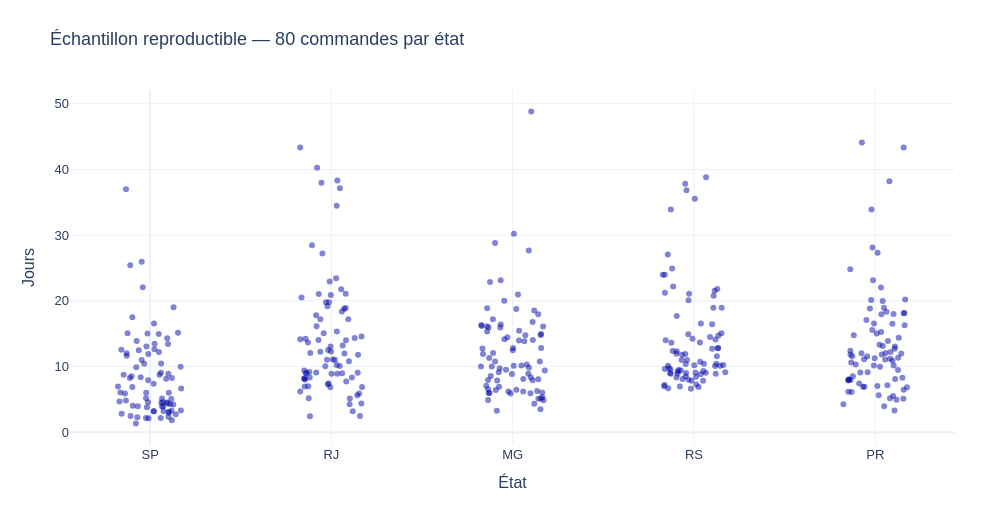

The notebook cell saved with this chart:
### Markdown cell above
### <b><div style='padding:15px;background-color:#d8dcd6;color:#030aa7;font-size:120%;text-align: left'>Plotly</div></b>

### Code cell
ID_GRAPHIQUE = '03_06'
BIBLIOTHEQUE = 'plotly'
fig=px.scatter(ech,x='x_jitter',y='delai_jours',hover_data=['state'],opacity=.5,labels={'delai_jours':'Jours'})
fig.update_xaxes(tickvals=list(range(len(etats))),ticktext=etats,title='État')
montrer_plotly(fig,'Échantillon reproductible — 80 commandes par état')

### Figure 1 — Plotly figure (JSON) as saved in the notebook; plotly's stock layout.template omitted (floating-point values rounded to 4 significant figures; data arrays with more than 128 entries replaced by an {"elided": "..."} marker saying what was removed)
{"data": [{"customdata": {"elided": "400x1 str values"}, "hovertemplate": "x_jitter=%{x}<br>Jours=%{y}<br>state=%{customdata[0]}<extra></extra>", "legendgroup": "", "marker": {"color": "#030aa7", "opacity": 0.5, "symbol": "circle"}, "mode": "markers", "name": "", "orientation": "v", "showlegend": false, "type": "scatter", "x": {"elided": "400 float values"}, "xaxis": "x", "y": {"elided": "400 float values"}, "yaxis": "y"}], "layout": {"font": {"family": "Arial", "size": 13}, "height": 520, "legend": {"tracegroupgap": 0}, "margin": {"b": 75, "l": 70, "r": 45, "t": 90}, "title": {"text": "Échantillon reproductible — 80 commandes par état"}, "width": 1000, "xaxis": {"anchor": "y", "domain": [0, 1], "ticktext": ["SP", "RJ", "MG", "RS", "PR"], "tickvals": [0, 1, 2, 3, 4], "title": {"text": "État"}}, "yaxis": {"anchor": "x", "domain": [0, 1], "title": {"text": "Jours"}}}}
